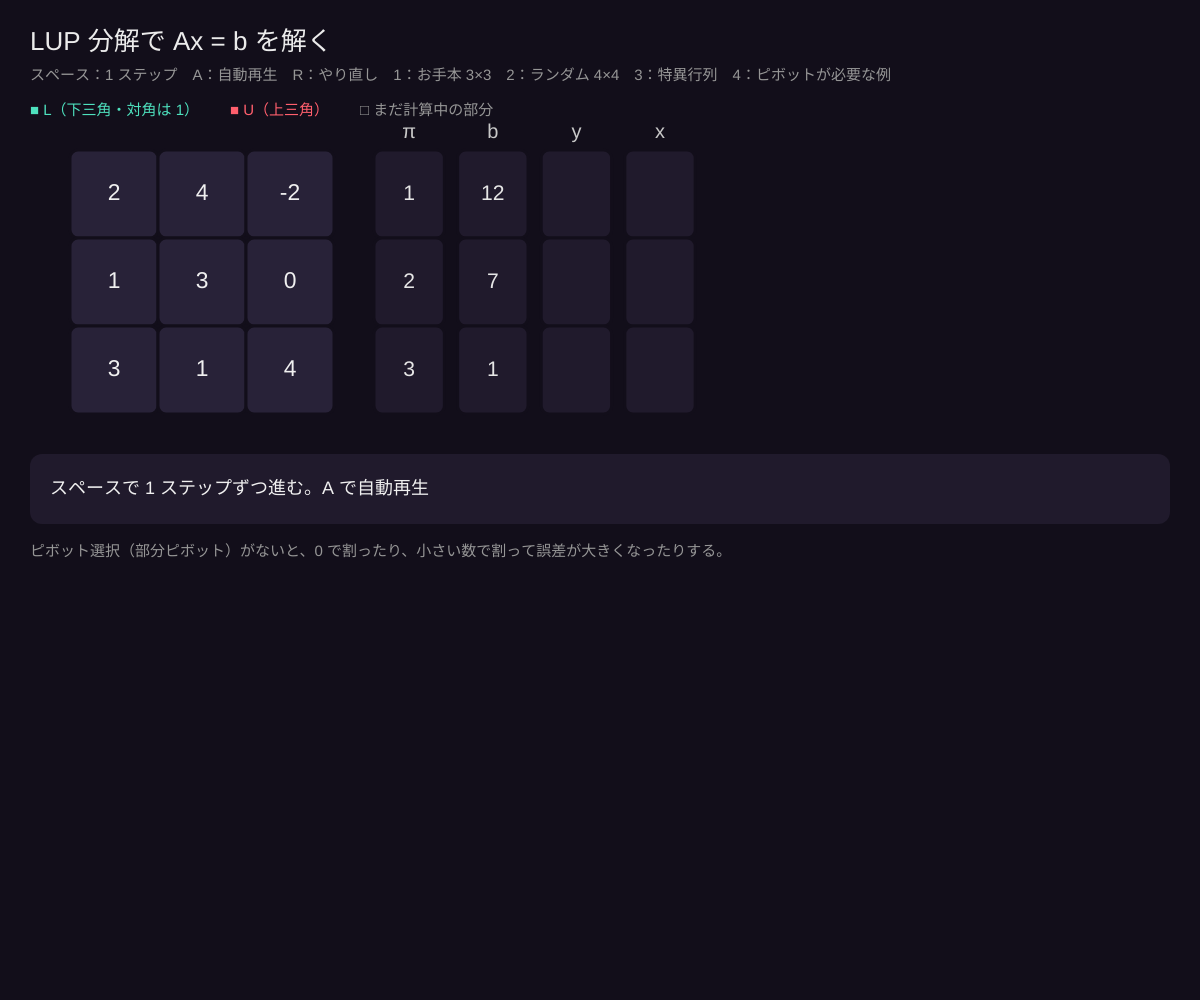
Frame 1 (no input)
Frame 60 (no input): identical to frame 1, image omitted
Frame 120 (the mouse pressed at the canvas centre since frame 60): identical to frame 1, image omitted

The p5.js sketch that drew this single still picture (run headless with seeded random() and noise() and a simulated clock; from frame 60 on, the mouse is pressed at the canvas centre):

// p5.js sketch
// ── sketch.js
// ============================================
// 00 LUP 分解で連立方程式を解く
// 行列 A を「入れかえ P」「下三角 L」「上三角 U」に分けて（PA = LU）、
// 前進代入 → 後退代入の 2 回の簡単な計算で Ax = b を解く
// スペース：1 ステップ進む / A：自動再生 / R：やり直し（2 は新しい乱数）
// 1：お手本の 3×3  2：ランダム 4×4  3：特異行列（解けない）  4：ピボットが必要な 4×4
// ============================================

let speed = 45; // ★ 自動再生の間隔（フレーム）。小さいほど速い

let A0, b0, M, pi, n, y, x;
let runner, msg = '', hi = {}, doneK = 0, finished = false;
let auto = false, timer = 0, swapAnim = null, preset = 1;

const PRESETS = {
  1: { A: [[2, 4, -2], [1, 3, 0], [3, 1, 4]], b: [12, 7, 1] }, // 答えは x = (1, 2, −1)
  3: { A: [[1, 2, 3], [2, 4, 6], [1, 0, 1]], b: [1, 2, 3] },
  4: { A: [[0, 2, 1, 3], [4, 1, -2, 1], [2, 3, 1, -1], [-2, 1, 3, 2]], b: [3, 0, 0, 5] }, // 左上が 0。答えは x = (1, −1, 2, 1)
};

function setup() {
  createCanvas(windowWidth, windowHeight);
  textWrap(CHAR); // 日本語を文字単位で折り返す
  textFont('sans-serif');
  load(1);
}

function load(k) {
  preset = k;
  if (k === 2) {
    A0 = []; for (let i = 0; i < 4; i++) { A0.push([]); for (let j = 0; j < 4; j++) A0[i].push(floor(random(-6, 7))); }
    b0 = [0, 1, 2, 3].map(() => floor(random(-9, 10)));
  } else { A0 = PRESETS[k].A.map(r => r.slice()); b0 = PRESETS[k].b.slice(); }
  runner = lupSolve(); doneK = 0; finished = false; hi = {}; swapAnim = null;
  msg = 'スペースで 1 ステップずつ進む。A で自動再生';
  n = A0.length; M = A0.map(r => r.slice()); pi = [...Array(n).keys()]; y = Array(n).fill(null); x = Array(n).fill(null);
}

// LUP 分解 → 前進代入 → 後退代入 を 1 ステップずつ止まりながら実行する
function* lupSolve() {
  for (let k = 0; k < n; k++) {
    let p = k, best = 0;
    for (let i = k; i < n; i++) if (abs(M[i][k]) > best) { best = abs(M[i][k]); p = i; }
    if (best < 1e-9) { hi = { col: k, bad: true }; msg = `列 ${k + 1} の残りが全部 0 → 特異行列。逆行列がなく、解は 1 つに決まらない`; finished = true; return; }
    hi = { col: k, pivot: p, k };
    msg = `列 ${k + 1} の中から絶対値が最大の ${fmt(M[p][k])} をピボットに選ぶ（0 で割らない・誤差を小さくする）`;
    yield;
    if (p !== k) {
      [M[k], M[p]] = [M[p], M[k]]; [pi[k], pi[p]] = [pi[p], pi[k]];
      swapAnim = { a: k, b: p, t: 0 };
      hi = { swap: [k, p], k }; msg = `行 ${k + 1} と行 ${p + 1} を入れかえる。入れかえた記録が π（置換）`;
      yield;
    }
    for (let i = k + 1; i < n; i++) M[i][k] /= M[k][k];
    hi = { lcol: k, k }; msg = `ピボットの下の数をピボットで割る → これが L の列（何倍を引くかの記録）`;
    yield;
    for (let i = k + 1; i < n; i++) for (let j = k + 1; j < n; j++) M[i][j] -= M[i][k] * M[k][j];
    doneK = k + 1;
    hi = { schur: k, k }; msg = `右下の小さい行列から「l × ピボット行」を引く（シューア補行列）。行 ${k + 1} が U の行として確定`;
    yield;
  }
  for (let i = 0; i < n; i++) {
    let s = b0[pi[i]];
    for (let j = 0; j < i; j++) s -= M[i][j] * y[j];
    y[i] = s; hi = { fwd: i }; msg = `前進代入：Ly = Pb を上から解く。y${sub(i + 1)} = b${sub(pi[i] + 1)} − Σ l·y = ${fmt(s)}`;
    yield;
  }
  for (let i = n - 1; i >= 0; i--) {
    let s = y[i];
    for (let j = i + 1; j < n; j++) s -= M[i][j] * x[j];
    x[i] = s / M[i][i]; hi = { back: i }; msg = `後退代入：Ux = y を下から解く。x${sub(i + 1)} = (y${sub(i + 1)} − Σ u·x) / ${fmt(M[i][i])} = ${fmt(x[i])}`;
    yield;
  }
  let err = 0;
  for (let i = 0; i < n; i++) { let s = 0; for (let j = 0; j < n; j++) s += A0[i][j] * x[j]; err = max(err, abs(s - b0[i])); }
  msg = `完成！ 検算 |Ax − b| の最大 = ${err.toExponential(1)}。分解は Θ(n³)、解くのは Θ(n²) なので、b が変わっても速く解ける`;
  hi = {}; finished = true;
}

function draw() {
  background(18, 14, 26);
  if (auto && !finished && ++timer % speed === 0) advance();
  if (swapAnim) { swapAnim.t = min(1, swapAnim.t + 0.06); if (swapAnim.t >= 1) swapAnim = null; }

  let cs = min(88, (height - 330) / n, (width * 0.5) / (n + 1));
  let ox = 70, oy = 150;
  fill(235); noStroke(); textSize(26); textAlign(LEFT, BASELINE);
  text('LUP 分解で Ax = b を解く', 30, 50);
  textSize(15); fill(150);
  text('スペース：1 ステップ　A：自動再生' + (auto ? '（中）' : '') + '　R：やり直し　1：お手本 3×3　2：ランダム 4×4　3：特異行列　4：ピボットが必要な例', 30, 80);
  fill(78, 225, 190); text('■ L（下三角・対角は 1）', 30, 115);
  fill(255, 95, 109); text('■ U（上三角）', 230, 115);
  fill(150); text('□ まだ計算中の部分', 360, 115);

  // 作業行列（L と U を 1 枚に重ねて書く）
  for (let i = 0; i < n; i++) {
    let ry = i;
    if (swapAnim) { if (i === swapAnim.a) ry = lerp(swapAnim.b, swapAnim.a, ease(swapAnim.t)); if (i === swapAnim.b) ry = lerp(swapAnim.a, swapAnim.b, ease(swapAnim.t)); }
    for (let j = 0; j < n; j++) {
      let px = ox + j * cs, py = oy + ry * cs;
      let c = color(40, 34, 56);
      if (j < i && j < doneK) c = color(30, 90, 80);
      else if (j >= i && i < doneK) c = color(110, 40, 55);
      if (hi.lcol === hi.k && hi.lcol !== undefined && j === hi.k && i > hi.k) c = color(78, 225, 190);
      if (hi.schur !== undefined && i > hi.schur && j > hi.schur) c = color(255, 200, 90, 160);
      stroke(18, 14, 26); strokeWeight(3); fill(c); rect(px, py, cs, cs, 8);
      if (hi.col !== undefined && j === hi.col && i >= hi.col) { noFill(); stroke(hi.bad ? color(255, 60, 60) : color(255, 200, 90)); strokeWeight(3); rect(px + 3, py + 3, cs - 6, cs - 6, 6); }
      if (hi.pivot === i && j === hi.col) { noFill(); stroke(255); strokeWeight(5); rect(px + 2, py + 2, cs - 4, cs - 4, 6); }
      noStroke(); fill(240); textAlign(CENTER, CENTER); textSize(cs * 0.26);
      text(fmt(M[i][j]), px + cs / 2, py + cs / 2);
    }
  }
  // π, b, y, x の列
  let cols = [['π', pi.map(v => v + 1)], ['b', b0], ['y', y], ['x', x]];
  let vx = ox + n * cs + 40;
  for (let c = 0; c < cols.length; c++) {
    let [name, arr] = cols[c];
    fill(200); noStroke(); textSize(20); textAlign(CENTER, BASELINE); text(name, vx + c * (cs * 0.95) + cs * 0.4, oy - 12);
    for (let i = 0; i < n; i++) {
      let px = vx + c * (cs * 0.95), py = oy + i * cs;
      let on = (name === 'y' && hi.fwd === i) || (name === 'x' && hi.back === i);
      fill(on ? color(255, 200, 90) : color(32, 26, 44)); stroke(18, 14, 26); strokeWeight(3); rect(px, py, cs * 0.8, cs, 8);
      noStroke(); fill(on ? 20 : 230); textAlign(CENTER, CENTER); textSize(cs * 0.24);
      text(arr[i] === null ? '' : fmt(arr[i]), px + cs * 0.4, py + cs / 2);
    }
  }
  // 説明
  let my = oy + n * cs + 40;
  fill(32, 26, 44); noStroke(); rect(30, my, width - 60, 70, 12);
  fill(finished ? color(78, 225, 190) : color(240)); textAlign(LEFT, CENTER); textSize(18);
  text(msg, 50, my + 35);
  fill(150); textSize(15); textAlign(LEFT, TOP);
  text('なぜ分解する？　L と U は三角形なので、1 行ずつ代入するだけで解ける。いちばん重い分解（Θ(n³)）は 1 回だけで、右辺 b を何回変えても Θ(n²) で解ける。\nピボット選択（部分ピボット）がないと、0 で割ったり、小さい数で割って誤差が大きくなったりする。', 30, my + 90, width - 60);
}

function advance() { if (finished) return; let r = runner.next(); if (r.done) finished = true; }
function keyPressed() {
  if (key === ' ') advance();
  if (key === 'a' || key === 'A') auto = !auto;
  if (key === 'r' || key === 'R') load(preset);
  if (key >= '1' && key <= '4') load(int(key));
}
function fmt(v) { if (v === null || v === undefined) return ''; if (abs(v - round(v)) < 1e-9) return String(round(v)); return v.toFixed(2); }
function sub(k) { return String(k).split('').map(c => '₀₁₂₃₄₅₆₇₈₉'[c]).join(''); }
function ease(t) { return t * t * (3 - 2 * t); }
function windowResized() { resizeCanvas(windowWidth, windowHeight); }

// ---------- やってみよう ----------
// 1. 4 のお手本で、ピボットを「絶対値最大」ではなく「その行のまま」にすると何が起きる？（0 で割る）
// 2. 2 のランダムを何回か出して、π（入れかえの記録）がどう変わるか見る
// 3. b0 だけ変えて R。分解のステップは同じで、代入だけが変わることを確かめる
